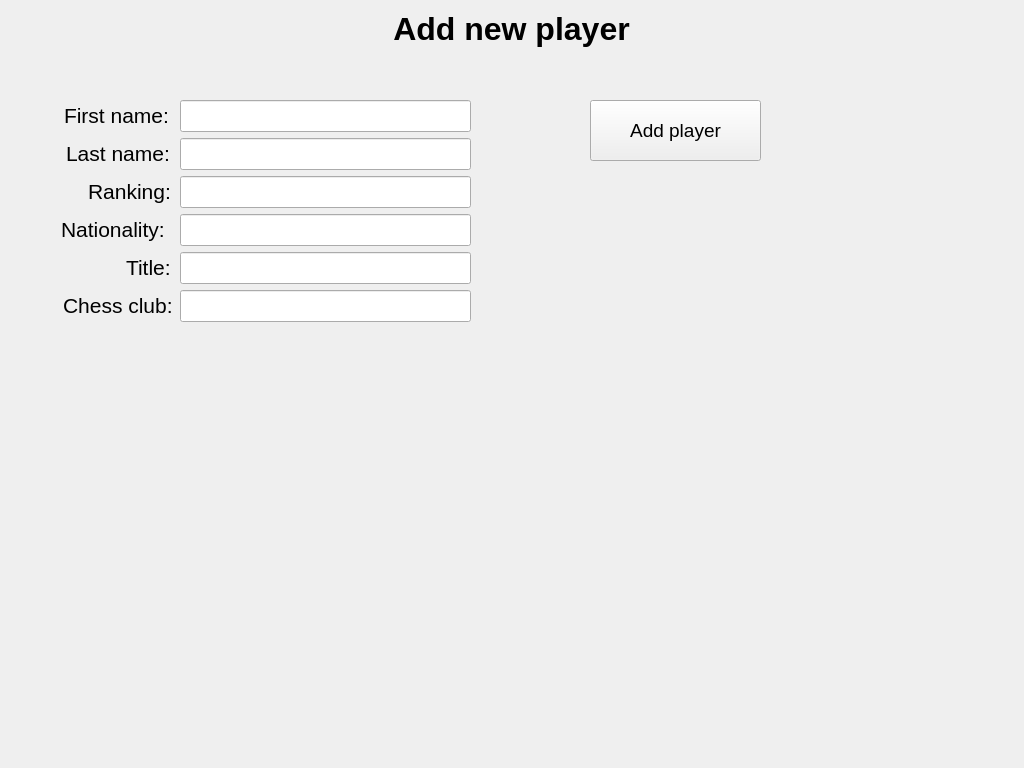
<?xml version="1.0" encoding="UTF-8"?>
<ui version="4.0">
 <class>AddPlayer</class>
 <widget class="QWidget" name="AddPlayer">
  <property name="geometry">
   <rect>
    <x>0</x>
    <y>0</y>
    <width>1024</width>
    <height>768</height>
   </rect>
  </property>
  <property name="windowTitle">
   <string>Form</string>
  </property>
  <widget class="QLabel" name="label">
   <property name="geometry">
    <rect>
     <x>6</x>
     <y>6</y>
     <width>1011</width>
     <height>45</height>
    </rect>
   </property>
   <property name="font">
    <font>
     <pointsize>24</pointsize>
     <weight>75</weight>
     <bold>true</bold>
    </font>
   </property>
   <property name="text">
    <string>Add new player</string>
   </property>
   <property name="alignment">
    <set>Qt::AlignCenter</set>
   </property>
  </widget>
  <widget class="QLabel" name="label_2">
   <property name="geometry">
    <rect>
     <x>64</x>
     <y>100</y>
     <width>110</width>
     <height>30</height>
    </rect>
   </property>
   <property name="font">
    <font>
     <pointsize>16</pointsize>
    </font>
   </property>
   <property name="text">
    <string>First name:</string>
   </property>
  </widget>
  <widget class="QLabel" name="label_3">
   <property name="geometry">
    <rect>
     <x>66</x>
     <y>138</y>
     <width>108</width>
     <height>30</height>
    </rect>
   </property>
   <property name="font">
    <font>
     <pointsize>16</pointsize>
    </font>
   </property>
   <property name="text">
    <string>Last name:</string>
   </property>
  </widget>
  <widget class="QLabel" name="label_4">
   <property name="geometry">
    <rect>
     <x>88</x>
     <y>176</y>
     <width>86</width>
     <height>30</height>
    </rect>
   </property>
   <property name="font">
    <font>
     <pointsize>16</pointsize>
    </font>
   </property>
   <property name="text">
    <string>Ranking:</string>
   </property>
  </widget>
  <widget class="QLabel" name="label_5">
   <property name="geometry">
    <rect>
     <x>61</x>
     <y>214</y>
     <width>113</width>
     <height>30</height>
    </rect>
   </property>
   <property name="font">
    <font>
     <pointsize>16</pointsize>
    </font>
   </property>
   <property name="text">
    <string>Nationality:</string>
   </property>
  </widget>
  <widget class="QLabel" name="label_6">
   <property name="geometry">
    <rect>
     <x>126</x>
     <y>252</y>
     <width>48</width>
     <height>30</height>
    </rect>
   </property>
   <property name="font">
    <font>
     <pointsize>16</pointsize>
    </font>
   </property>
   <property name="text">
    <string>Title:</string>
   </property>
  </widget>
  <widget class="QLabel" name="label_7">
   <property name="geometry">
    <rect>
     <x>63</x>
     <y>290</y>
     <width>111</width>
     <height>30</height>
    </rect>
   </property>
   <property name="font">
    <font>
     <pointsize>16</pointsize>
    </font>
   </property>
   <property name="text">
    <string>Chess club:</string>
   </property>
  </widget>
  <widget class="QLineEdit" name="firstname_edit">
   <property name="geometry">
    <rect>
     <x>180</x>
     <y>100</y>
     <width>291</width>
     <height>32</height>
    </rect>
   </property>
  </widget>
  <widget class="QLineEdit" name="last_name_edit">
   <property name="geometry">
    <rect>
     <x>180</x>
     <y>138</y>
     <width>291</width>
     <height>32</height>
    </rect>
   </property>
  </widget>
  <widget class="QLineEdit" name="ranking_edit">
   <property name="geometry">
    <rect>
     <x>180</x>
     <y>176</y>
     <width>291</width>
     <height>32</height>
    </rect>
   </property>
  </widget>
  <widget class="QLineEdit" name="nationality_edit">
   <property name="geometry">
    <rect>
     <x>180</x>
     <y>214</y>
     <width>291</width>
     <height>32</height>
    </rect>
   </property>
  </widget>
  <widget class="QLineEdit" name="title_edit">
   <property name="geometry">
    <rect>
     <x>180</x>
     <y>252</y>
     <width>291</width>
     <height>32</height>
    </rect>
   </property>
  </widget>
  <widget class="QLineEdit" name="chessclub_edit">
   <property name="geometry">
    <rect>
     <x>180</x>
     <y>290</y>
     <width>291</width>
     <height>32</height>
    </rect>
   </property>
  </widget>
  <widget class="QPushButton" name="add_player_button">
   <property name="geometry">
    <rect>
     <x>590</x>
     <y>100</y>
     <width>171</width>
     <height>61</height>
    </rect>
   </property>
   <property name="font">
    <font>
     <pointsize>14</pointsize>
    </font>
   </property>
   <property name="text">
    <string>Add player</string>
   </property>
  </widget>
 </widget>
 <resources/>
 <connections/>
</ui>
